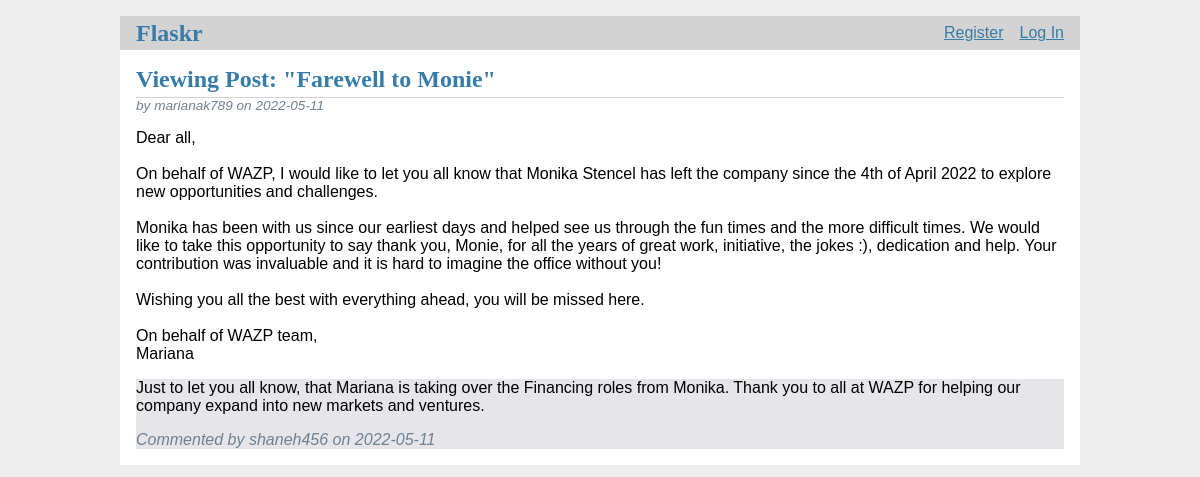
Screenshot of /3/viewPost with the database file from the repository.
### tables this page shows
CREATE TABLE post (
  id INTEGER PRIMARY KEY AUTOINCREMENT,
  author_id INTEGER NOT NULL,
  created TIMESTAMP NOT NULL DEFAULT CURRENT_TIMESTAMP,
  title TEXT NOT NULL,
  body TEXT NOT NULL,
  FOREIGN KEY (author_id) REFERENCES user (id)
);

CREATE TABLE user (
  id INTEGER PRIMARY KEY AUTOINCREMENT,
  username TEXT UNIQUE NOT NULL,
  password TEXT NOT NULL
);

CREATE TABLE comment (
  id INTEGER PRIMARY KEY AUTOINCREMENT,
  post_id INTEGER NOT NULL,
  author_id INTEGER NOT NULL,
  created TIMESTAMP NOT NULL DEFAULT CURRENT_TIMESTAMP,
  comment TEXT NOT NULL,
  FOREIGN KEY (post_id) REFERENCES post (id),
  FOREIGN KEY (author_id) REFERENCES user (id)
);

### flaskr/blog.py (the view)
@bp.route('/<int:id>/viewPost')
def viewPost(id):
    post = get_post(id)
    comments = get_comments(id)
    return render_template('blog/viewPost.html', post=post, comments=comments)

### flaskr/auth.py (called while the page is built)
@bp.before_app_request
def load_logged_in_user():
    user_id = session.get('user_id')
    if user_id is None:
        g.user = None
    else:
        g.user = get_db().execute(
            'SELECT * FROM user WHERE id = ?', (user_id,)
        ).fetchone()

### flaskr/blog.py (called while the page is built)
def get_post(id):   #(..., check_author=True)
    post = get_db().execute(
        'SELECT p.id, title, body, created, author_id, username'
        ' FROM post p JOIN user u ON p.author_id = u.id'
        ' WHERE p.id = ?',
        (id,)
    ).fetchone()
    if post is None:
        abort(404, f"Post id {id} doesn't exist.")
    return post

def get_comments(id):
    db = get_db()
    comments = db.execute(
        'SELECT c.id, comment, c.post_id, c.created, c.author_id, username'
        ' FROM comment c JOIN user u on c.author_id = u.id'
        ' WHERE c.post_id = ?'
        ' ORDER BY c.created DESC',
        (id,)
    ).fetchall()
    return comments

### flaskr/db.py (called while the page is built)
def get_db():
    if 'db' not in g:
        g.db = sqlite3.connect(
            current_app.config['DATABASE'],
            detect_types=sqlite3.PARSE_DECLTYPES
        )
        g.db.row_factory = sqlite3.Row
    return g.db

### flaskr/templates/blog/viewPost.html (shortened to what this page needs)
{% extends 'base.html' %}
{% block header %}
  <h1>{% block title %}Viewing Post: "{{ post['title'] }}"{% endblock %}</h1>
{% endblock %}
{% block content %}
    <article class="post">
      <header>
        <div>
          <div class="about">by {{ post['username'] }} on {{ post['created'].strftime('%Y-%m-%d') }}</div>
        </div>
      </header>
      <p class="body">{{ post['body'] }}</p>
    {% for comment in comments %}
        <article class="comments">
            <div>
              <p class="comments">{{ comment['comment'] }}</p>
              <div class="about">Commented by {{ comment['username'] }} on {{ comment['created'].strftime('%Y-%m-%d') }}</div>
            </div>
        </article>
    {% endfor %}
    </article>
{% endblock %}

### flaskr/static/style.css (style rules this page uses)
h1 { font-family: serif; color: #377ba8; margin: 1rem 0; }
.content > header h1 { flex: auto; margin: 1rem 0 0.25rem 0; }
.post > header { display: flex; align-items: flex-end; font-size: 0.85em; }
.post > header > div:first-of-type { flex: auto; }
.post .about { color: slategray; font-style: italic; }
.post .body { white-space: pre-line; }
article.comments { align-items: flex-start; background-color: #e5e5ea; color: #000; }
article.comments:before { border-bottom-right-radius: 0.8rem 0.7rem; border-left: 1rem solid #e5e5ea; left: -0.35rem; transform: translate(0, -0.1rem); }

### rows the page displays
post: title "Farewell to Monie", created "2022-05-11", body "Dear all, On behalf of WAZP, I would like to let you all know that Monika Stencel has left the company since the 4th of April 2022 to explore new opportunities and challenges. Monika has been with us since our earliest days and helped see us through the fun times and the more difficult times. We would like to take this opportunity to say thank you, Monie, for all the years of great work, initiative, the jokes :), dedication and help. Your contribution was invaluable and it is hard to imagine the office without you! Wishing you all the best with everything ahead, you will be missed here. On behalf of WAZP team, Mariana"
user: username "marianak789"
comment: comment "Just to let you all know, that Mariana is taking over the Financing roles from Monika. Thank you to all at WAZP for helping our company expand into new markets and ventures.", username "shaneh456", created "2022-05-11"
